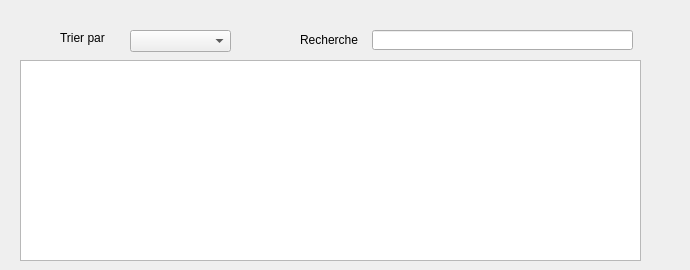
       <widget class="QWidget" name="Consulter_3">
        <attribute name="title">
         <string>Consulter</string>
        </attribute>
        <widget class="QTableView" name="tableView_depense_2">
         <property name="geometry">
          <rect>
           <x>20</x>
           <y>60</y>
           <width>621</width>
           <height>201</height>
          </rect>
         </property>
        </widget>
        <widget class="QLabel" name="label_42">
         <property name="geometry">
          <rect>
           <x>610</x>
           <y>100</y>
           <width>71</width>
           <height>81</height>
          </rect>
         </property>
         <property name="text">
          <string/>
         </property>
         <property name="pixmap">
          <pixmap>../Load.png</pixmap>
         </property>
        </widget>
        <widget class="QLineEdit" name="recherche_depense_2">
         <property name="geometry">
          <rect>
           <x>372</x>
           <y>30</y>
           <width>261</width>
           <height>20</height>
          </rect>
         </property>
        </widget>
        <widget class="QComboBox" name="comboBox_tri_dp_2">
         <property name="geometry">
          <rect>
           <x>130</x>
           <y>30</y>
           <width>101</width>
           <height>22</height>
          </rect>
         </property>
        </widget>
        <widget class="QLabel" name="label_43">
         <property name="geometry">
          <rect>
           <x>60</x>
           <y>30</y>
           <width>61</width>
           <height>16</height>
          </rect>
         </property>
         <property name="text">
          <string>Trier par</string>
         </property>
        </widget>
        <widget class="QLabel" name="label_44">
         <property name="geometry">
          <rect>
           <x>300</x>
           <y>30</y>
           <width>71</width>
           <height>20</height>
          </rect>
         </property>
         <property name="text">
          <string>Recherche</string>
         </property>
        </widget>
       </widget>
